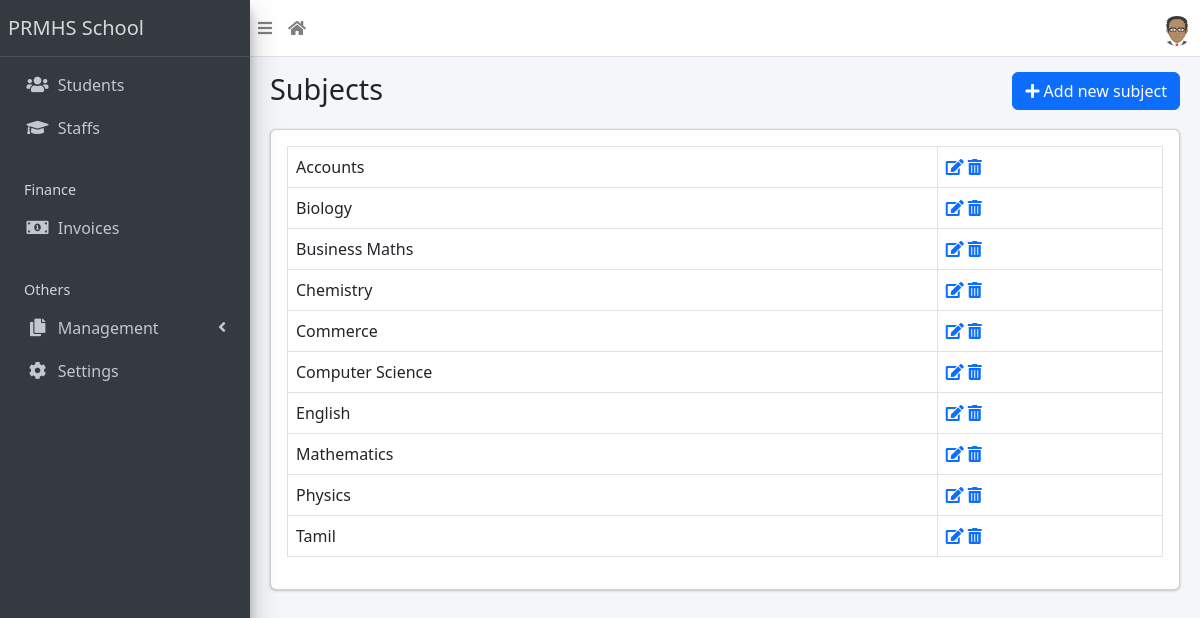
The page /subject/list/ (signed in) on the database its author committed.
### apps/corecode/models.py (models this page shows)
class Subject(models.Model):
    name = models.CharField(max_length=200, unique=True)
    class Meta:
        ordering = ["name"]
    def __str__(self):
        return self.name

### apps/corecode/views.py (the view)
# urls.py: path("subject/list/", SubjectListView.as_view(), name="subjects"),
class SubjectListView(LoginRequiredMixin, SuccessMessageMixin, ListView):
    model = Subject
    template_name = "corecode/subject_list.html"
    def get_context_data(self, **kwargs):
        context = super().get_context_data(**kwargs)
        context["form"] = SubjectForm()
        return context

### apps/corecode/context_processors.py (called while the page is built)
def site_defaults(request):
    current_session = AcademicSession.objects.get(current=True)
    current_term = AcademicTerm.objects.get(current=True)
    vals = SiteConfig.objects.all()
    contexts = {
        "current_session": current_session.name,
        "current_term": current_term.name,
    }
    for val in vals:
        contexts[val.key] = val.value
    return contexts

### apps/corecode/templates/corecode/subject_list.html (shortened to what this page needs)
{% extends 'base.html' %}
{% load widget_tweaks %}
{% block title %}
Subjects
{% endblock title %}
{% block breadcrumb %}
  <a class="btn btn-primary" href="#" data-toggle="modal" data-target="#modal1">
    <i class="fa fa-plus"></i>
    Add new subject
  </a>
{% endblock breadcrumb %}
{% block content %}
  <div class="row">
    <div class="col-sm-12">
        <table class="table table-bordered">
          <tbody>
            {% for object in object_list %}
            <tr>
              <td>{{ object }}</td>
              <td><a href="{% url 'subject-update' object.id %}"><i
                    class="fa fa-edit"></i></a> <a
                  href="{% url 'subject-delete' object.id %}"><i
                    class="fa fa-trash-alt"></i></a></td>
            </tr>
            {% endfor %}
          </tbody>
        </table>
    </div>
  </div>
{% endblock content %}

### rows shown on the page
Subject: name "Accounts"
Subject: name "Biology"
Subject: name "Business Maths"
Subject: name "Chemistry"
Subject: name "Commerce"
Subject: name "Computer Science"
Subject: name "English"
Subject: name "Mathematics"
Subject: name "Physics"
Subject: name "Tamil"

### other values the page prints
{{ School_name | default:"PRMHS School" }} "PRMHS School"
